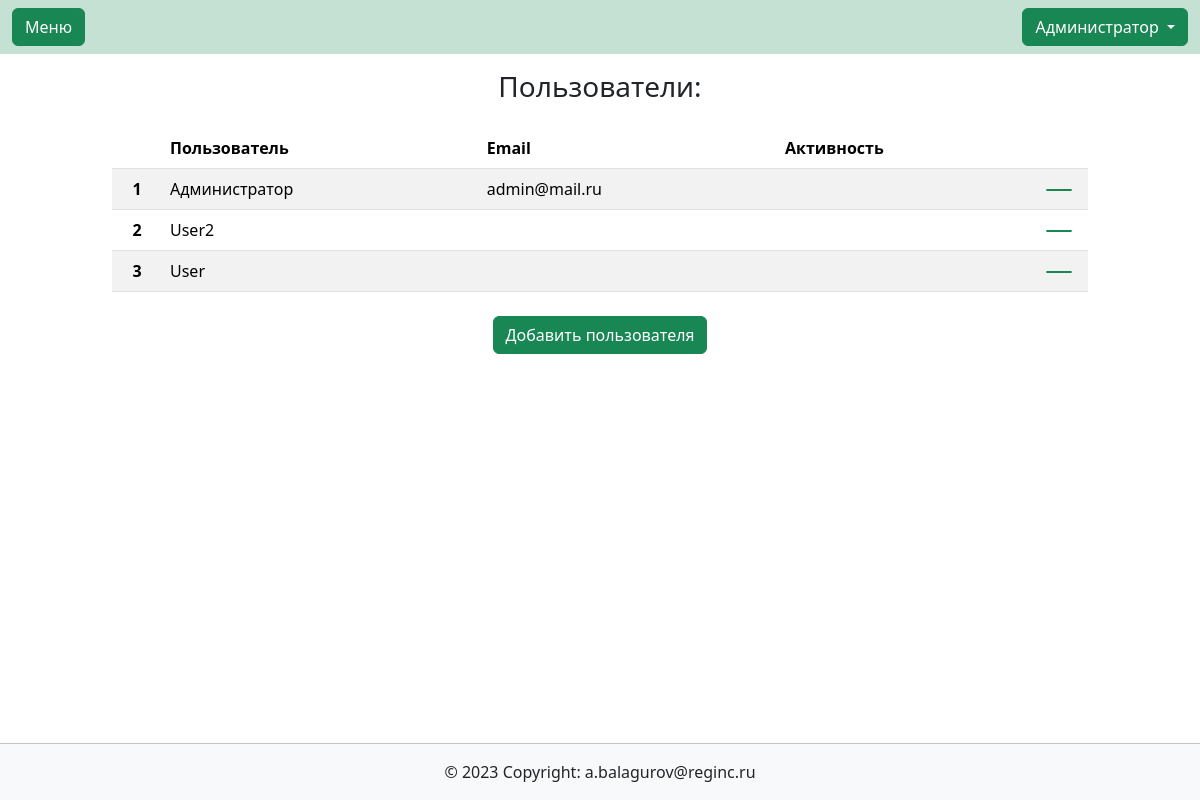
/users/listusers/ (signed in), run on an earlier commit of the app's database.
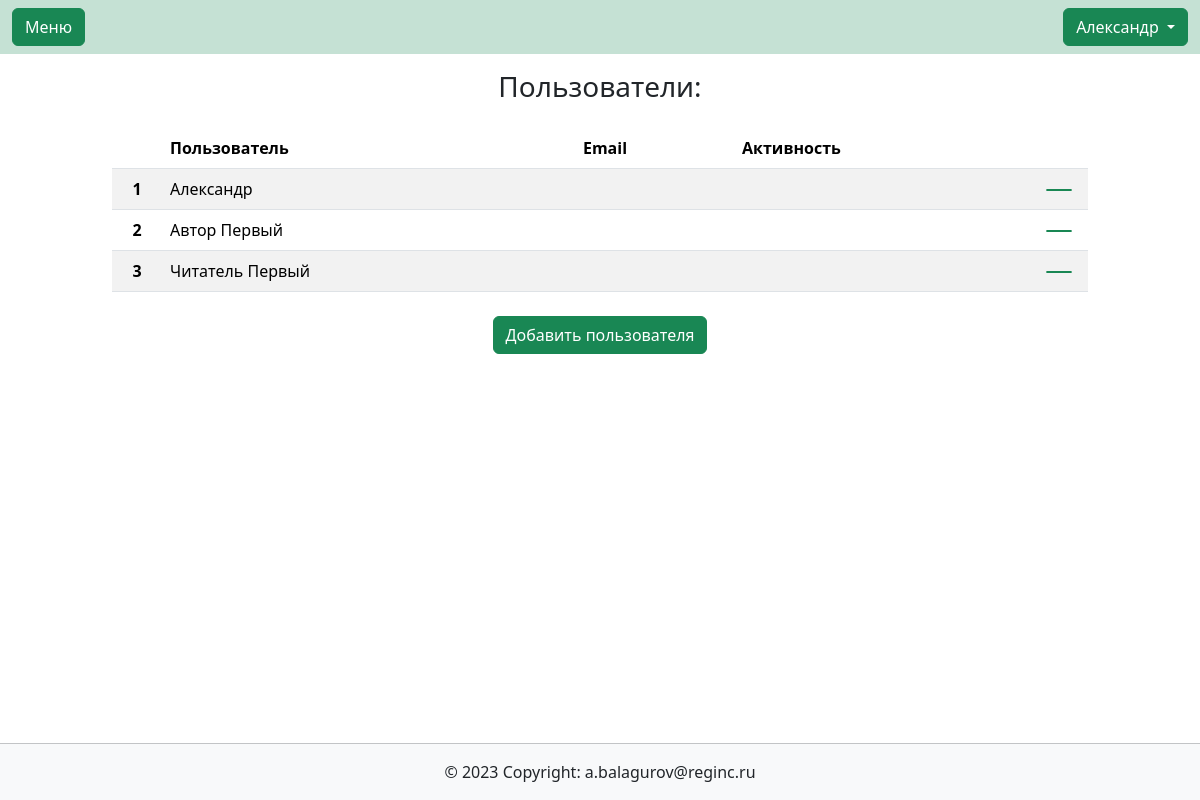
And on a later commit of the database.
### users/models.py (models this page shows)
class User(AbstractUser):
    description = models.CharField(max_length=150, blank=True, verbose_name='Занимаемая должность',)
    class Meta:
        verbose_name_plural = 'Пользователи'
        default_permissions = ()
        permissions = [
            ('edit_profile', 'Сan change his profile data'),
            ('user_administration', 'Can add, change and delete user data')
        ]
    def get_absolute_url(self):
        return reverse('users:profile', kwargs={'id': self.id})

### users/views.py (the view)
# urls.py: path('listusers/', views.listusers, name='listusers'),
@permission_required('users.user_administration', raise_exception=True)
def listusers(request):
    customers = User.objects.all().order_by('last_name')
    context = {
        'customers': customers,
    }
    return render(request, 'users/listusers.html', context)

### users/templates/users/listusers.html (shortened to what this page needs)
{% extends  'base.html' %}
{% load bootstrap_icons %}
{% block content %}
    <h3 class="text-center py-3">Пользователи:</h3>
    <div class="container col-12 col-md-10">
    <table class="table table-striped">
        <thead>
          <tr>
            <th scope="col"></th>
            <th scope="col">Пользователь</th>
            <th scope="col">Email</th>
            <th scope="col">Активность</th>
            <th scope="col"></th>
          </tr>
        </thead>
        <tbody>
        {% for customer in customers %}
            <tr class="my-auto align-items-center">
                <th scope="row" class="my-auto py-auto text-center" style="width: 50px;">{{ forloop.counter }}</th>
                <td class="my-auto py-auto">{{ customer.last_name }} {{ customer.first_name }}</td>
                <td class="my-auto py-auto">{{ customer.email }}</td>
                <td class="my-auto py-auto">{% if customer.is_active %}{% bs_icon 'check-circle' size='1.5em' %}{% else %}{% bs_icon 'x-circle' size='1.5em' %}{% endif %}</td>
                <td class="my-auto py-auto" style="width: 50px;"><a class="btn btn-success py-0 my-0" href="{{ customer.get_absolute_url }}">{% bs_icon 'pencil-fill' size='1em' %}</a></td>
            </tr>
        {% endfor %}
        </tbody>
    </table>
    <div class="d-flex align-items-center justify-content-center py-2">
        <a class="btn btn-success" href="{% url 'users:registration' %}" role="button">Добавить пользователя</a>
    </div>
</div>
{% endblock content %}

### all_apps/templates/base.html (shortened to what this page needs)
<!DOCTYPE html>
{% load bootstrap5 %}
{% load bootstrap_icons %}
{% load static %}
{% load i18n %}
<html lang="ru">
<head>
    <link rel="stylesheet" href="{% static 'main/css/style.css' %}">
    <link href="https://cdn.jsdelivr.net/npm/select2@4.1.0-rc.0/dist/css/select2.min.css" rel="stylesheet" />
    {% bootstrap_css %}
</head>
<body class="d-flex flex-column min-vh-100">
    {% block header %}
        {% include "header.html" %}
    {% endblock header %}
    {% block content %}
    {% endblock content %}
    {% block footer %}
        {% include "footer.html" %}
    {% endblock footer %}
</body>
</html>

### all_apps/templates/header.html (shortened to what this page needs)
{% load bootstrap_icons %}
<nav class="navbar navbar-expand-lg navbar-light" style="background-color: #C5E1D4;">
    <div class="container-fluid">
        <a class="btn btn-success" data-bs-toggle="offcanvas" href="#offcanvasExample" role="button" aria-controls="offcanvasExample">
            {% bs_icon 'list' size='1.5em' %} Меню
        </a>
        {% if user.is_authenticated %}
            <div class="dropdown ms-3" style="background-color: #C5E1D4;">
                <button class="btn btn-success dropdown-toggle" id="bd-versions" data-bs-toggle="dropdown" aria-expanded="false" data-bs-display="static">
                    {{ user.last_name }} {{ user.first_name }}
                </button>
            </div>
        {% endif %}
    </div>
  </nav>

### all_apps/templates/footer.html
<footer class="bg-light text-center col-12 ">
    <hr class="p-0 m-0">
    <div class="text-center p-3">
      © 2023 Copyright:
      <a href="mailto:a.balagurov@reginc.ru" class="link-dark text-decoration-none">a.balagurov@reginc.ru</a>
    </div>
  </footer>

### main/static/main/css/style.css (style rules this page uses)
body { min-height: 100vh; position: relative; margin: 0; padding-bottom: 55px; box-sizing: border-box; }
footer { position: absolute; bottom: 0; height: 57px; }

What changed in the data, as far as the page shows it:
removed User: first_name "Администратор", email "admin@mail.ru"
removed User: first_name "User2"
removed User: first_name "User"
added User: first_name "Александр"
added User: last_name "Автор", first_name "Первый"
added User: last_name "Читатель", first_name "Первый"
